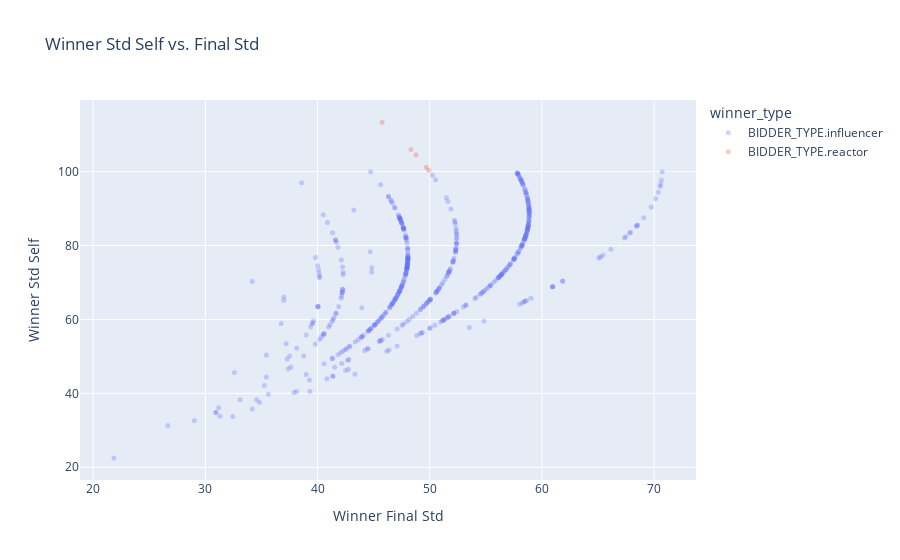

The notebook cell saved with this chart:
### Code cell
# ---WINNING BIDDER STD_SELF vs. STD_FINAL---
fig = px.scatter(df, x="winner_std", y="winner_std_self", color="winner_type",
                 opacity=0.3, title='Winner Std Self vs. Final Std')
fig.update_traces(marker_size=5)
fig.update_xaxes(title='Winner Final Std')
fig.update_yaxes(title='Winner Std Self')
fig.show()

### Figure 1 — Plotly figure (JSON) as saved in the notebook; plotly's stock layout.template omitted (floating-point values rounded to 4 significant figures; data arrays with more than 128 entries replaced by an {"elided": "..."} marker saying what was removed)
{"data": [{"hovertemplate": "winner_type=BIDDER_TYPE.influencer<br>winner_std=%{x}<br>winner_std_self=%{y}<extra></extra>", "legendgroup": "BIDDER_TYPE.influencer", "marker": {"color": "#636efa", "opacity": 0.3, "size": 5, "symbol": "circle"}, "mode": "markers", "name": "BIDDER_TYPE.influencer", "orientation": "v", "showlegend": true, "type": "scatter", "x": {"elided": "495 float values"}, "xaxis": "x", "y": {"elided": "495 float values"}, "yaxis": "y"}, {"hovertemplate": "winner_type=BIDDER_TYPE.reactor<br>winner_std=%{x}<br>winner_std_self=%{y}<extra></extra>", "legendgroup": "BIDDER_TYPE.reactor", "marker": {"color": "#EF553B", "opacity": 0.3, "size": 5, "symbol": "circle"}, "mode": "markers", "name": "BIDDER_TYPE.reactor", "orientation": "v", "showlegend": true, "type": "scatter", "x": [49.92, 49.69, 48.32, 45.76, 48.77], "xaxis": "x", "y": [100.3, 101.2, 105.9, 113.4, 104.5], "yaxis": "y"}], "layout": {"legend": {"title": {"text": "winner_type"}, "tracegroupgap": 0}, "title": {"text": "Winner Std Self vs. Final Std"}, "xaxis": {"anchor": "y", "domain": [0, 1], "title": {"text": "Winner Final Std"}}, "yaxis": {"anchor": "x", "domain": [0, 1], "title": {"text": "Winner Std Self"}}}}
